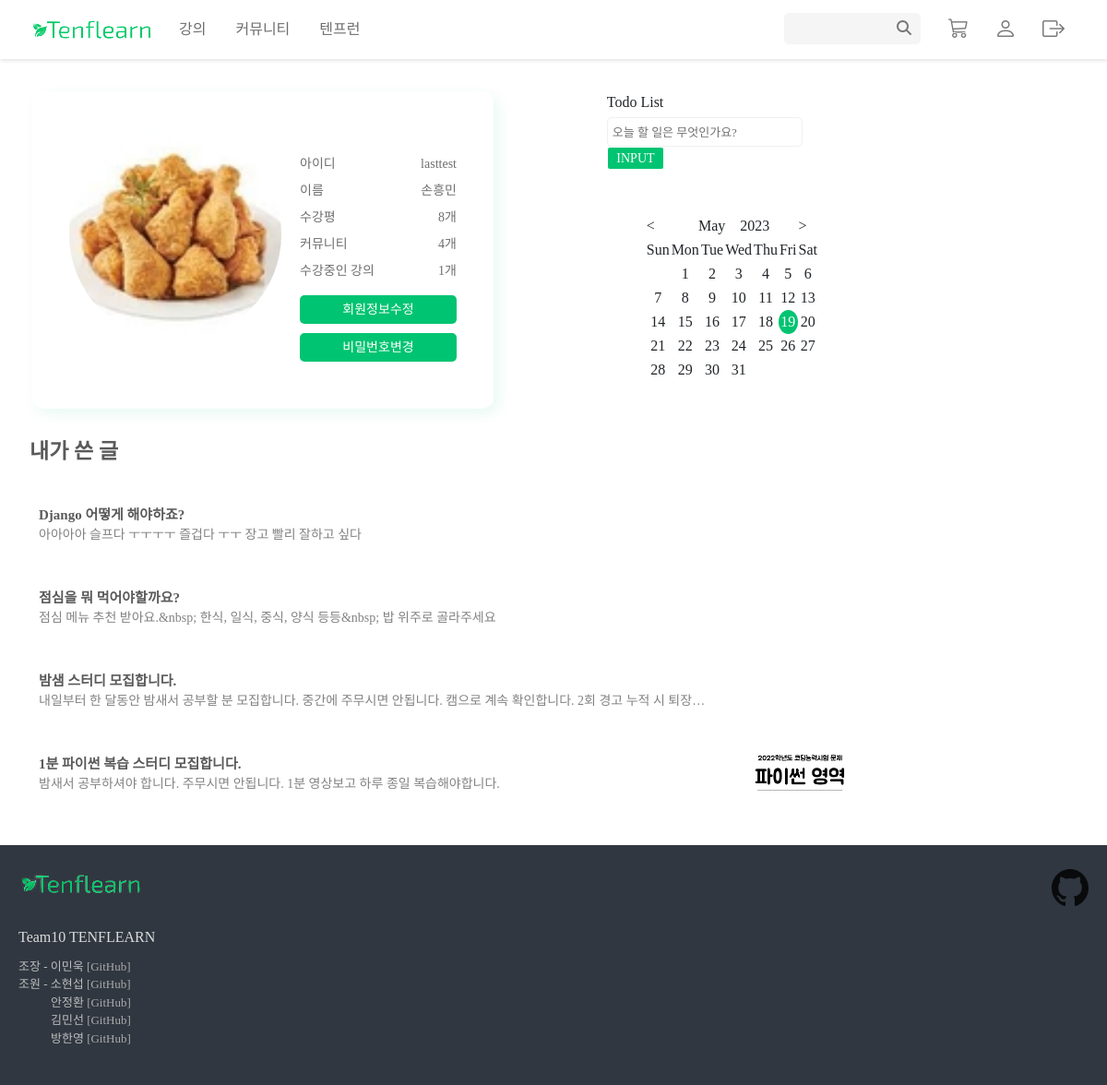
/accounts/mypage/ (signed in), run on the app's committed database.
### accounts/models.py (models this page shows, shortened)
class User(AbstractUser):
    followings = models.ManyToManyField('self', symmetrical=False, related_name='followers')
    position_Choices = (('tutor','강사'),('student','학생'))
    position = models.CharField(max_length=20, choices=position_Choices)
    def profile_image_path(instance, filename):
        return f'accounts/{instance.pk}/{filename}'
    image = ProcessedImageField(
        upload_to=profile_image_path,
        processors=[ResizeToFill(300,300)],
        format='JPEG',
        options={'quality' : 100},
        blank=True,
        null=True,
    )

### communities/models.py (models this page shows, shortened)
class Comment(models.Model):
    user = models.ForeignKey(settings.AUTH_USER_MODEL, on_delete=models.CASCADE)
    course = models.ForeignKey(Course, on_delete=models.CASCADE, related_name='comments', blank=True, null=True)
    title = models.CharField(max_length=100)
    content = RichTextUploadingField(blank=True,null=True)
    like_users = models.ManyToManyField(settings.AUTH_USER_MODEL, related_name='like_comments')
    unlike_users = models.ManyToManyField(settings.AUTH_USER_MODEL, related_name='unlike_comments')
    views = models.IntegerField(default=0)
    like = models.IntegerField(default=0)
    category_Choices = (('qna','질문 & 답변'),('worry','고민있어요'),('study','스터디'),('etc','기타'))
    category = models.CharField(max_length=20, choices=category_Choices)
    created_at = models.DateTimeField(auto_now_add=True)

### courses/models.py (models this page shows, shortened)
class Course(models.Model):
    user = models.ForeignKey(settings.AUTH_USER_MODEL, on_delete=models.CASCADE)
    enrolment_users = models.ManyToManyField(settings.AUTH_USER_MODEL, related_name='enrolment_courses', blank=True)
    cart_users = models.ManyToManyField(settings.AUTH_USER_MODEL, related_name='cart_courses', blank=True)
    category = models.CharField(max_length=100)
    title = models.CharField(max_length=100)
    content = models.TextField()
    star = models.DecimalField(default=0, max_digits=5, decimal_places=1)
    price = models.IntegerField(default=0)
    discount_rate = models.IntegerField(default=0)
    discounted_price = models.IntegerField()
    def course_image_path(instance, filename):
        return f'courses/{instance.user.pk}/{filename}'
    image = ProcessedImageField(
        upload_to=course_image_path,
        processors=[ResizeToFill(473,308)],
        format='JPEG',
        options={'quality' : 100},
        blank=True,
        null=True,
    )
    expired_date = models.DateField()
    level_Choices = (('level1','입문'),('level2','초급'),('level3','중급이상'))
    level = models.CharField(max_length=20, choices=level_Choices)
    certificates = models.BooleanField()
    created_at = models.DateTimeField(auto_now_add=True)
    tags = TaggableManager()

### accounts/views.py (the view)
# urls.py: path("mypage/", views.mypage, name="mypage"),
@login_required
def mypage(request):
    q = request.GET.get('q')
    context = {
        'q': q,
    }
    return render(request, 'accounts/mypage.html', context)

### accounts/templates/accounts/mypage.html (shortened to what this page needs)
{% extends 'base.html' %}
{% load static %}
{% load humanize %}
{% load custom_filters %}
{% block content %}
<link rel="stylesheet" type="text/css" href="{% static 'accounts\css\mypage.css' %}">
<div class="mypage-body">
  <div>
  {% if not q %}{% with q='course' %}{% endwith %}
    {% if request.user.is_authenticated %}
    <div class="profile-container">
      <div class="header">
        <div class="content">
          <div class='mypage-img'>
            {% if request.user.image %}
                <img class='w-100 rounded-circle' src="{{ request.user.image.url }}" alt="{{ user.username }}'s Profile Image" class="profile-image">
            {% else %}
                <img class='w-100 rounded-circle' src="{% static 'courses/image/noimage.png' %}" alt="noimage">
            {% endif %}
          </div>
          <div class="info">
            <section>
              <div>아이디</div>
              <div>{{ user.username }}</div>
            </section>
            <section>
              <div>이름</div>
              <div>{{ user.last_name }}{{ user.first_name }}</div>
            </section>
            <section>
              <div>수강평</div>
              <div>{{ user.review_set.all.count }}개</div>
            </section>
            <section>
              <div>커뮤니티</div>
              <div>{{ user.comment_set.all.count }}개</div>
            </section>
            <section>
              <div>수강중인 강의</div>
              <div>{{ user.enrolment_courses.all.count }}개</div>
            </section>
            <div class='mt-3'>
              <a href="{% url 'accounts:update' %}">회원정보수정</a>
              <a href="{% url 'accounts:change_password' %}">비밀번호변경</a>
            </div>
          </div>
        </div>
      </div>
      <div class="mypage-calendar">
        <div class='mypage-body__right'>
          <body>
            <div>
              <div>
                <div>
                  <div class="todo-wrap mb-5">
                    <div class="todo-title mb-1">Todo List</div>
                    <div class="input-wrap">
                      <input type="text" placeholder="오늘 할 일은 무엇인가요?" id="input-box" class="input-box">
                      <button type="button" id="input-data" class="calendar-btn input-data">INPUT</button>
                    </div>
                  </div>
                </div>
                <div class="content-right">
                  <table id="calendar" align="center">
                    <thead>
                      <tr class="btn-wrap clearfix">
                        <td>
                          <label id="prev">
                              &#60;
                          </label>
                        </td>
                        <td align="center" id="current-year-month" colspan="5"></td>
                        <td>
                          <label id="next">
                              &#62;
                          </label>
                        </td>
                      </tr>
                      <tr>
                          <td class = "sun" align="center">Sun</td>
                          <td align="center">Mon</td>
                          <td align="center">Tue</td>
                          <td align="center">Wed</td>
                          <td align="center">Thu</td>
                          <td align="center">Fri</td>
                          <td class= "sat" align="center">Sat</td>
                        </tr>
                    </thead>
                    <tbody id="calendar-body" class="calendar-body"></tbody>
                  </table>
                </div>
              </div>
            </div>
          </body>
        </div>
      </div>
    </div>
    <div class=''>
      <h2 class='info-list-content'>내가 쓴 글</h2>
      {% for comment in request.user.comment_set.all %}
        <a class='mypage-comment-box' href="{% url 'communities:comment_detail' comment.pk %}">
          <div class='mypage-comment-left'>
            <h1>
              {{ comment.title }}
            </h1>
            <h2>
              {{ comment.content|striptags }}
            </h2>
          </div>
          <div class='mypage-comment-img'>
            <img class='w-100' src="{{ comment.course.image.url }}" alt="{{ comment.course.title }}">
          </div>
        </a>
      {% empty %}
        <div style='min-height: 100px;'>
          <h5 class='pt-5 ps-5 text-secondary'>작성한 글이 없습니다. 😥</h5>
        </div>
      {% endfor %}
    </div>
    {% endif %}
  {% endif %}
  </div>
</div>
{% endblock content %}

### static/accounts/css/mypage.css (style rules this page uses)
.mypage-body { display: flex; min-height: 600px; padding: 32px; margin: auto; max-width: 1200px; }
.header { padding: 20px; margin-bottom: 10px; color: rgb(110 110 110); width: 500px; border-radius: 3%; text-align: start; box-shadow: 5px 5px 15px 0px rgba(0, 196, 113, 0.1); }
.content { display: flex; padding: 20px; }
.profile-container { display: flex; justify-content: space-between; padding: 3px; height: 360px; width: 900px; }
.info { flex-grow: 1; margin-left: 20px; padding: 20px 0; }
.info section { display: flex; justify-content: space-between; margin: 8px 0; }
.info section div { font-size: 14px; }
.info a { display: block; background-color: rgb(0, 196, 113); text-decoration: none; color: white; text-align: center; border-radius: 5px; margin: 10px 0; font-size: 14px; padding: 5px 0; }
.info-list-content { font-size: 23px; color: rgb(90 90 90); overflow: hidden; text-overflow: ellipsis; white-space: nowrap; margin-bottom: 20px; margin-top: 20px; font-weight: bold; }
.calendar-btn { background-color: rgb(0, 196, 113); border: solid white 1px; color: white; text-align: center; text-decoration-line: none; font-size: 14px; border-radius: 3px; cursor: pointer; width: 23%; }
.calendar-body { text-align: center; vertical-align: middle; padding: 10px; }
.mypage-img { width: 230px; }
.mypage-comment-box { display: flex; justify-content: space-between; height: 90px; text-decoration: none; transition: background-color 0.1s ease; }
.mypage-comment-img { width: 130px; padding: 5px; }
.mypage-comment-left { width: 750px; padding: 25px 10px; }
.mypage-comment-left h1 { font-size: 15px; font-weight: bold; color: rgb(90 90 90); margin: 0; overflow: hidden; text-overflow: ellipsis; white-space: nowrap; }
.mypage-comment-left h2 { font-size: 14px; color: rgb(130 130 130); margin: 0; margin-top: 5px; overflow: hidden; text-overflow: ellipsis; white-space: nowrap; }
.input-box { border: 0.5px solid rgb(240 240 240); border-radius: 5px; padding: 3px 5px; }
.input-box::placeholder { font-size: 13px; color: rgb(112 112 112); }

### data on the page
User: user.image (picture), username "lasttest", last_name "손", first_name "흥민", review_set.all.count "8", comment_set.all.count "4", enrolment_courses.all.count "1"
Comment: title "Django 어떻게 해야하죠?", content "아아아아 슬프다 ㅜㅜㅜㅜ 즐겁다 ㅜㅜ 장고 빨리 잘하고 싶다"
Comment: title "점심을 뭐 먹어야할까요?", content "점심 메뉴 추천 받아요.&nbsp; 한식, 일식, 중식, 양식 등등&nbsp; 밥 위주로 골라주세요"
Comment: title "밤샘 스터디 모집합니다.", content "내일부터 한 달동안 밤새서 공부할 분 모집합니다. 중간에 주무시면 안됩니다. 캠으로 계속 확인합니다. 2회 경고 누적 시 퇴장…"
Comment: title "1분 파이썬 복습 스터디 모집합니다.", content "밤새서 공부하셔야 합니다. 주무시면 안됩니다. 1분 영상보고 하루 종일 복습해야합니다.", course.image (picture)
